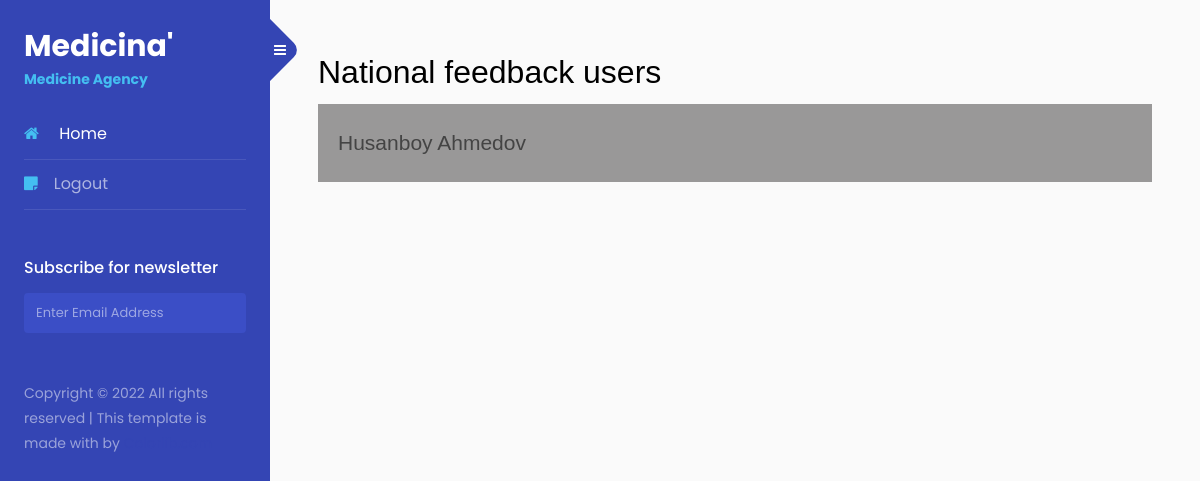
/customers/ (signed in), run on an earlier commit of the app's database.
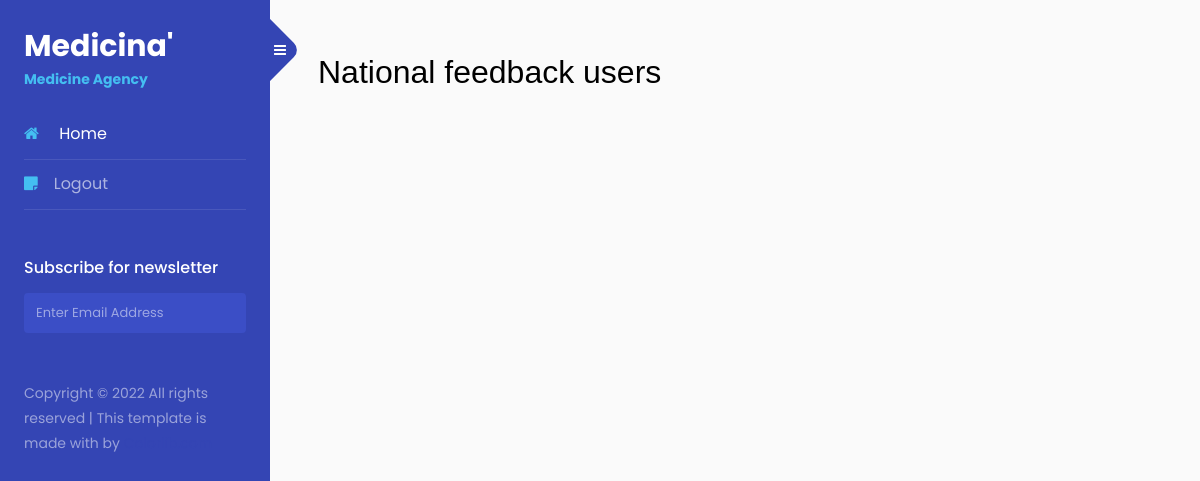
And on a later commit of the database.
### records_feed/models.py (models this page shows, shortened)
class Setter(models.Model):
    class Meta:
        verbose_name = "Setter"
        verbose_name_plural = "Feedback users"
    name = models.CharField(max_length=100)
    last_name = models.CharField(max_length=100)
    email = models.EmailField()
    message = models.CharField(max_length=500)
    contact_number = models.CharField(max_length=30)
    agent = models.ForeignKey("Agent", on_delete=models.CASCADE)

### records_feed/views.py (the view)
# urls.py: path('customers/', FeedbackUsers.as_view(), name='customers'),
class FeedbackUsers(LoginRequiredMixin, ListView):
    template_name = 'feedback_users.html'
    queryset = models.Setter.objects.all()
    context_object_name = 'setters'

### front_med/feedback_users.html (shortened to what this page needs)
{% extends 'base.html' %}
{% block content %}
    <div class="feedback">
      <h2 style="font-family: sans-serif">National feedback users</h2>
      {% for setter in setters %}
      <a href="/{{ setter.pk }}/"
        >{{ setter.name }} {{ setter.last_name }} {{ setter.country }}</a
      >
      {% endfor %}
    </div>
{% endblock content %}

### front_med/base.html (shortened to what this page needs)
{% load static %}
<!DOCTYPE html>
<html lang="en">
  <head>
    <link
      rel="stylesheet"
      href="https://stackpath.bootstrapcdn.com/font-awesome/4.7.0/css/font-awesome.min.css"
    />
    <link rel="stylesheet" href="{% static 'css/main.css' %}" />
  </head>
  <body>
    <div class="wrapper d-flex align-items-stretch">
      <nav id="sidebar">
        <div class="custom-menu">
          <button type="button" id="sidebarCollapse" class="btn btn-primary">
            <i class="fa fa-bars"></i>
          </button>
        </div>
        <div class="p-4">
          <h1>
            <a href="#" class="logo"
              >Medicina'<span>Medicine Agency</span></a
            >
          </h1>
          <ul class="list-unstyled components mb-5">
            <li class="active">
              <a href="/"><span class="fa fa-home mr-3"></span> Home</a>
            </li>
            {% if request.user.is_authenticated %}
            <li>
              <a href="{% url 'logout' %}"><span class="fa fa-sticky-note mr-3"></span>Logout</a>
            </li>
            {% else %}
            <li>
              <a href="{% url 'login' %}"><span class="fa fa-sticky-note mr-3"></span>Login</a>
            </li>
            {% endif %}
          </ul>
          <div class="mb-5">
            <h3 class="h6 mb-3">Subscribe for newsletter</h3>
            <form action="#" class="subscribe-form">
              <div class="form-group d-flex">
                <input
                  type="text"
                  class="form-control"
                  placeholder="Enter Email Address"
                />
              </div>
            </form>
          </div>
          <div class="footer">
            <p>
              Copyright &copy;
              All rights reserved | This template is made with
               by
              <a href="https://colorlib.com" target="_blank">Colorlib.com</a>
            </p>
          </div>
        </div>
      </nav>
      <div id="content" class="p-4 p-md-5 pt-5">
        {% block content %}
        {% endblock content %}
      </div>
    </div>
  </body>
</html>

What changed in the data, as far as the page shows it:
removed Setter: name "Husanboy", last_name "Ahmedov"
